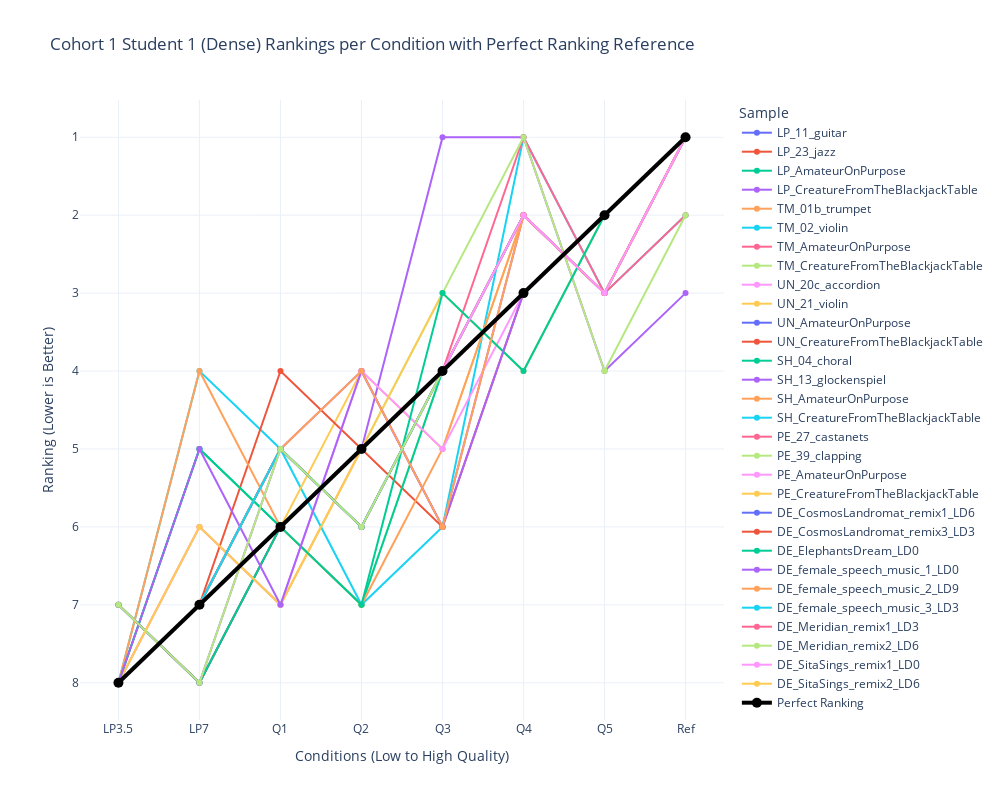

The notebook cell this image was saved under:
### Code cell
# Spaghetti plot for BSU1_1 rankings

# Reshape rankings data for Plotly
BSU1_1_rankings_df = pd.DataFrame(reversed_BSU1_1_rankings, columns=conditions)
BSU1_1_rankings_df['Sample'] = items

# Melt dataframe for better visualization
BSU1_1_rankings_df_melted = BSU1_1_rankings_df.melt(id_vars=['Sample'], var_name='Condition', value_name='Ranking')

BSU1_1_rankings_df_melted = pd.concat([BSU1_1_rankings_df_melted, perfect_df])

# Create plot
fig = px.line(BSU1_1_rankings_df_melted, x='Condition', y='Ranking', color='Sample', markers=True,
              title="Cohort 1 Student 1 (Dense) Rankings per Condition with Perfect Ranking Reference",
              labels={"Ranking": "Ranking (Lower is Better)", "Condition": "Conditions (Low to High Quality)"},
              template="plotly_white")

# Adjust figure dimensions
fig.update_layout(width=1000, height=800)

# Invert y-axis (lower ranks at top)
fig.update_yaxes(autorange="reversed")

# Modify the "Perfect Ranking" line to be more visible
fig.update_traces(
    selector=dict(name="Perfect Ranking"),
    line=dict(width=4, color='black'),
    marker=dict(size=10, color='black')
)

# Show figure
fig.show()

### Figure 1 — Plotly figure (JSON) as saved in the notebook; plotly's stock layout.template omitted (floating-point values rounded to 4 significant figures)
{"data": [{"hovertemplate": "Sample=LP_11_guitar<br>Conditions (Low to High Quality)=%{x}<br>Ranking (Lower is Better)=%{y}<extra></extra>", "legendgroup": "LP_11_guitar", "line": {"color": "#636efa", "dash": "solid"}, "marker": {"symbol": "circle"}, "mode": "lines+markers", "name": "LP_11_guitar", "orientation": "v", "showlegend": true, "type": "scatter", "x": ["LP3.5", "LP7", "Q1", "Q2", "Q3", "Q4", "Q5", "Ref"], "xaxis": "x", "y": [7, 8, 6, 5, 4, 2, 3, 1], "yaxis": "y"}, {"hovertemplate": "Sample=LP_23_jazz<br>Conditions (Low to High Quality)=%{x}<br>Ranking (Lower is Better)=%{y}<extra></extra>", "legendgroup": "LP_23_jazz", "line": {"color": "#EF553B", "dash": "solid"}, "marker": {"symbol": "circle"}, "mode": "lines+markers", "name": "LP_23_jazz", "orientation": "v", "showlegend": true, "type": "scatter", "x": ["LP3.5", "LP7", "Q1", "Q2", "Q3", "Q4", "Q5", "Ref"], "xaxis": "x", "y": [7, 8, 6, 5, 4, 2, 3, 1], "yaxis": "y"}, {"hovertemplate": "Sample=LP_AmateurOnPurpose<br>Conditions (Low to High Quality)=%{x}<br>Ranking (Lower is Better)=%{y}<extra></extra>", "legendgroup": "LP_AmateurOnPurpose", "line": {"color": "#00cc96", "dash": "solid"}, "marker": {"symbol": "circle"}, "mode": "lines+markers", "name": "LP_AmateurOnPurpose", "orientation": "v", "showlegend": true, "type": "scatter", "x": ["LP3.5", "LP7", "Q1", "Q2", "Q3", "Q4", "Q5", "Ref"], "xaxis": "x", "y": [7, 8, 6, 5, 4, 2, 3, 1], "yaxis": "y"}, {"hovertemplate": "Sample=LP_CreatureFromTheBlackjackTable<br>Conditions (Low to High Quality)=%{x}<br>Ranking (Lower is Better)=%{y}<extra></extra>", "legendgroup": "LP_CreatureFromTheBlackjackTable", "line": {"color": "#ab63fa", "dash": "solid"}, "marker": {"symbol": "circle"}, "mode": "lines+markers", "name": "LP_CreatureFromTheBlackjackTable", "orientation": "v", "showlegend": true, "type": "scatter", "x": ["LP3.5", "LP7", "Q1", "Q2", "Q3", "Q4", "Q5", "Ref"], "xaxis": "x", "y": [7, 8, 5, 4, 6, 2, 3, 1], "yaxis": "y"}, {"hovertemplate": "Sample=TM_01b_trumpet<br>Conditions (Low to High Quality)=%{x}<br>Ranking (Lower is Better)=%{y}<extra></extra>", "legendgroup": "TM_01b_trumpet", "line": {"color": "#FFA15A", "dash": "solid"}, "marker": {"symbol": "circle"}, "mode": "lines+markers", "name": "TM_01b_trumpet", "orientation": "v", "showlegend": true, "type": "scatter", "x": ["LP3.5", "LP7", "Q1", "Q2", "Q3", "Q4", "Q5", "Ref"], "xaxis": "x", "y": [8, 6, 7, 5, 4, 3, 2, 1], "yaxis": "y"}, {"hovertemplate": "Sample=TM_02_violin<br>Conditions (Low to High Quality)=%{x}<br>Ranking (Lower is Better)=%{y}<extra></extra>", "legendgroup": "TM_02_violin", "line": {"color": "#19d3f3", "dash": "solid"}, "marker": {"symbol": "circle"}, "mode": "lines+markers", "name": "TM_02_violin", "orientation": "v", "showlegend": true, "type": "scatter", "x": ["LP3.5", "LP7", "Q1", "Q2", "Q3", "Q4", "Q5", "Ref"], "xaxis": "x", "y": [8, 4, 5, 7, 6, 1, 3, 2], "yaxis": "y"}, {"hovertemplate": "Sample=TM_AmateurOnPurpose<br>Conditions (Low to High Quality)=%{x}<br>Ranking (Lower is Better)=%{y}<extra></extra>", "legendgroup": "TM_AmateurOnPurpose", "line": {"color": "#FF6692", "dash": "solid"}, "marker": {"symbol": "circle"}, "mode": "lines+markers", "name": "TM_AmateurOnPurpose", "orientation": "v", "showlegend": true, "type": "scatter", "x": ["LP3.5", "LP7", "Q1", "Q2", "Q3", "Q4", "Q5", "Ref"], "xaxis": "x", "y": [8, 7, 5, 6, 4, 3, 2, 1], "yaxis": "y"}, {"hovertemplate": "Sample=TM_CreatureFromTheBlackjackTable<br>Conditions (Low to High Quality)=%{x}<br>Ranking (Lower is Better)=%{y}<extra></extra>", "legendgroup": "TM_CreatureFromTheBlackjackTable", "line": {"color": "#B6E880", "dash": "solid"}, "marker": {"symbol": "circle"}, "mode": "lines+markers", "name": "TM_CreatureFromTheBlackjackTable", "orientation": "v", "showlegend": true, "type": "scatter", "x": ["LP3.5", "LP7", "Q1", "Q2", "Q3", "Q4", "Q5", "Ref"], "xaxis": "x", "y": [8, 5, 6, 7, 4, 3, 2, 1], "yaxis": "y"}, {"hovertemplate": "Sample=UN_20c_accordion<br>Conditions (Low to High Quality)=%{x}<br>Ranking (Lower is Better)=%{y}<extra></extra>", "legendgroup": "UN_20c_accordion", "line": {"color": "#FF97FF", "dash": "solid"}, "marker": {"symbol": "circle"}, "mode": "lines+markers", "name": "UN_20c_accordion", "orientation": "v", "showlegend": true, "type": "scatter", "x": ["LP3.5", "LP7", "Q1", "Q2", "Q3", "Q4", "Q5", "Ref"], "xaxis": "x", "y": [8, 7, 6, 5, 4, 3, 2, 1], "yaxis": "y"}, {"hovertemplate": "Sample=UN_21_violin<br>Conditions (Low to High Quality)=%{x}<br>Ranking (Lower is Better)=%{y}<extra></extra>", "legendgroup": "UN_21_violin", "line": {"color": "#FECB52", "dash": "solid"}, "marker": {"symbol": "circle"}, "mode": "lines+markers", "name": "UN_21_violin", "orientation": "v", "showlegend": true, "type": "scatter", "x": ["LP3.5", "LP7", "Q1", "Q2", "Q3", "Q4", "Q5", "Ref"], "xaxis": "x", "y": [8, 7, 6, 4, 5, 2, 3, 1], "yaxis": "y"}, {"hovertemplate": "Sample=UN_AmateurOnPurpose<br>Conditions (Low to High Quality)=%{x}<br>Ranking (Lower is Better)=%{y}<extra></extra>", "legendgroup": "UN_AmateurOnPurpose", "line": {"color": "#636efa", "dash": "solid"}, "marker": {"symbol": "circle"}, "mode": "lines+markers", "name": "UN_AmateurOnPurpose", "orientation": "v", "showlegend": true, "type": "scatter", "x": ["LP3.5", "LP7", "Q1", "Q2", "Q3", "Q4", "Q5", "Ref"], "xaxis": "x", "y": [8, 7, 5, 6, 4, 3, 2, 1], "yaxis": "y"}, {"hovertemplate": "Sample=UN_CreatureFromTheBlackjackTable<br>Conditions (Low to High Quality)=%{x}<br>Ranking (Lower is Better)=%{y}<extra></extra>", "legendgroup": "UN_CreatureFromTheBlackjackTable", "line": {"color": "#EF553B", "dash": "solid"}, "marker": {"symbol": "circle"}, "mode": "lines+markers", "name": "UN_CreatureFromTheBlackjackTable", "orientation": "v", "showlegend": true, "type": "scatter", "x": ["LP3.5", "LP7", "Q1", "Q2", "Q3", "Q4", "Q5", "Ref"], "xaxis": "x", "y": [8, 7, 4, 5, 6, 3, 2, 1], "yaxis": "y"}, {"hovertemplate": "Sample=SH_04_choral<br>Conditions (Low to High Quality)=%{x}<br>Ranking (Lower is Better)=%{y}<extra></extra>", "legendgroup": "SH_04_choral", "line": {"color": "#00cc96", "dash": "solid"}, "marker": {"symbol": "circle"}, "mode": "lines+markers", "name": "SH_04_choral", "orientation": "v", "showlegend": true, "type": "scatter", "x": ["LP3.5", "LP7", "Q1", "Q2", "Q3", "Q4", "Q5", "Ref"], "xaxis": "x", "y": [8, 5, 6, 7, 4, 3, 2, 1], "yaxis": "y"}, {"hovertemplate": "Sample=SH_13_glockenspiel<br>Conditions (Low to High Quality)=%{x}<br>Ranking (Lower is Better)=%{y}<extra></extra>", "legendgroup": "SH_13_glockenspiel", "line": {"color": "#ab63fa", "dash": "solid"}, "marker": {"symbol": "circle"}, "mode": "lines+markers", "name": "SH_13_glockenspiel", "orientation": "v", "showlegend": true, "type": "scatter", "x": ["LP3.5", "LP7", "Q1", "Q2", "Q3", "Q4", "Q5", "Ref"], "xaxis": "x", "y": [8, 7, 6, 5, 1, 1, 4, 3], "yaxis": "y"}, {"hovertemplate": "Sample=SH_AmateurOnPurpose<br>Conditions (Low to High Quality)=%{x}<br>Ranking (Lower is Better)=%{y}<extra></extra>", "legendgroup": "SH_AmateurOnPurpose", "line": {"color": "#FFA15A", "dash": "solid"}, "marker": {"symbol": "circle"}, "mode": "lines+markers", "name": "SH_AmateurOnPurpose", "orientation": "v", "showlegend": true, "type": "scatter", "x": ["LP3.5", "LP7", "Q1", "Q2", "Q3", "Q4", "Q5", "Ref"], "xaxis": "x", "y": [8, 4, 6, 7, 5, 2, 3, 1], "yaxis": "y"}, {"hovertemplate": "Sample=SH_CreatureFromTheBlackjackTable<br>Conditions (Low to High Quality)=%{x}<br>Ranking (Lower is Better)=%{y}<extra></extra>", "legendgroup": "SH_CreatureFromTheBlackjackTable", "line": {"color": "#19d3f3", "dash": "solid"}, "marker": {"symbol": "circle"}, "mode": "lines+markers", "name": "SH_CreatureFromTheBlackjackTable", "orientation": "v", "showlegend": true, "type": "scatter", "x": ["LP3.5", "LP7", "Q1", "Q2", "Q3", "Q4", "Q5", "Ref"], "xaxis": "x", "y": [8, 7, 6, 5, 4, 3, 2, 1], "yaxis": "y"}, {"hovertemplate": "Sample=PE_27_castanets<br>Conditions (Low to High Quality)=%{x}<br>Ranking (Lower is Better)=%{y}<extra></extra>", "legendgroup": "PE_27_castanets", "line": {"color": "#FF6692", "dash": "solid"}, "marker": {"symbol": "circle"}, "mode": "lines+markers", "name": "PE_27_castanets", "orientation": "v", "showlegend": true, "type": "scatter", "x": ["LP3.5", "LP7", "Q1", "Q2", "Q3", "Q4", "Q5", "Ref"], "xaxis": "x", "y": [8, 7, 6, 5, 4, 1, 3, 2], "yaxis": "y"}, {"hovertemplate": "Sample=PE_39_clapping<br>Conditions (Low to High Quality)=%{x}<br>Ranking (Lower is Better)=%{y}<extra></extra>", "legendgroup": "PE_39_clapping", "line": {"color": "#B6E880", "dash": "solid"}, "marker": {"symbol": "circle"}, "mode": "lines+markers", "name": "PE_39_clapping", "orientation": "v", "showlegend": true, "type": "scatter", "x": ["LP3.5", "LP7", "Q1", "Q2", "Q3", "Q4", "Q5", "Ref"], "xaxis": "x", "y": [8, 7, 6, 5, 3, 1, 4, 2], "yaxis": "y"}, {"hovertemplate": "Sample=PE_AmateurOnPurpose<br>Conditions (Low to High Quality)=%{x}<br>Ranking (Lower is Better)=%{y}<extra></extra>", "legendgroup": "PE_AmateurOnPurpose", "line": {"color": "#FF97FF", "dash": "solid"}, "marker": {"symbol": "circle"}, "mode": "lines+markers", "name": "PE_AmateurOnPurpose", "orientation": "v", "showlegend": true, "type": "scatter", "x": ["LP3.5", "LP7", "Q1", "Q2", "Q3", "Q4", "Q5", "Ref"], "xaxis": "x", "y": [8, 6, 7, 4, 5, 3, 2, 1], "yaxis": "y"}, {"hovertemplate": "Sample=PE_CreatureFromTheBlackjackTable<br>Conditions (Low to High Quality)=%{x}<br>Ranking (Lower is Better)=%{y}<extra></extra>", "legendgroup": "PE_CreatureFromTheBlackjackTable", "line": {"color": "#FECB52", "dash": "solid"}, "marker": {"symbol": "circle"}, "mode": "lines+markers", "name": "PE_CreatureFromTheBlackjackTable", "orientation": "v", "showlegend": true, "type": "scatter", "x": ["LP3.5", "LP7", "Q1", "Q2", "Q3", "Q4", "Q5", "Ref"], "xaxis": "x", "y": [8, 6, 7, 5, 3, 4, 2, 1], "yaxis": "y"}, {"hovertemplate": "Sample=DE_CosmosLandromat_remix1_LD6<br>Conditions (Low to High Quality)=%{x}<br>Ranking (Lower is Better)=%{y}<extra></extra>", "legendgroup": "DE_CosmosLandromat_remix1_LD6", "line": {"color": "#636efa", "dash": "solid"}, "marker": {"symbol": "circle"}, "mode": "lines+markers", "name": "DE_CosmosLandromat_remix1_LD6", "orientation": "v", "showlegend": true, "type": "scatter", "x": ["LP3.5", "LP7", "Q1", "Q2", "Q3", "Q4", "Q5", "Ref"], "xaxis": "x", "y": [8, 7, 5, 6, 4, 3, 2, 1], "yaxis": "y"}, {"hovertemplate": "Sample=DE_CosmosLandromat_remix3_LD3<br>Conditions (Low to High Quality)=%{x}<br>Ranking (Lower is Better)=%{y}<extra></extra>", "legendgroup": "DE_CosmosLandromat_remix3_LD3", "line": {"color": "#EF553B", "dash": "solid"}, "marker": {"symbol": "circle"}, "mode": "lines+markers", "name": "DE_CosmosLandromat_remix3_LD3", "orientation": "v", "showlegend": true, "type": "scatter", "x": ["LP3.5", "LP7", "Q1", "Q2", "Q3", "Q4", "Q5", "Ref"], "xaxis": "x", "y": [8, 7, 5, 6, 4, 3, 2, 1], "yaxis": "y"}, {"hovertemplate": "Sample=DE_ElephantsDream_LD0<br>Conditions (Low to High Quality)=%{x}<br>Ranking (Lower is Better)=%{y}<extra></extra>", "legendgroup": "DE_ElephantsDream_LD0", "line": {"color": "#00cc96", "dash": "solid"}, "marker": {"symbol": "circle"}, "mode": "lines+markers", "name": "DE_ElephantsDream_LD0", "orientation": "v", "showlegend": true, "type": "scatter", "x": ["LP3.5", "LP7", "Q1", "Q2", "Q3", "Q4", "Q5", "Ref"], "xaxis": "x", "y": [8, 5, 6, 7, 3, 4, 2, 1], "yaxis": "y"}, {"hovertemplate": "Sample=DE_female_speech_music_1_LD0<br>Conditions (Low to High Quality)=%{x}<br>Ranking (Lower is Better)=%{y}<extra></extra>", "legendgroup": "DE_female_speech_music_1_LD0", "line": {"color": "#ab63fa", "dash": "solid"}, "marker": {"symbol": "circle"}, "mode": "lines+markers", "name": "DE_female_speech_music_1_LD0", "orientation": "v", "showlegend": true, "type": "scatter", "x": ["LP3.5", "LP7", "Q1", "Q2", "Q3", "Q4", "Q5", "Ref"], "xaxis": "x", "y": [8, 5, 7, 4, 6, 3, 2, 1], "yaxis": "y"}, {"hovertemplate": "Sample=DE_female_speech_music_2_LD9<br>Conditions (Low to High Quality)=%{x}<br>Ranking (Lower is Better)=%{y}<extra></extra>", "legendgroup": "DE_female_speech_music_2_LD9", "line": {"color": "#FFA15A", "dash": "solid"}, "marker": {"symbol": "circle"}, "mode": "lines+markers", "name": "DE_female_speech_music_2_LD9", "orientation": "v", "showlegend": true, "type": "scatter", "x": ["LP3.5", "LP7", "Q1", "Q2", "Q3", "Q4", "Q5", "Ref"], "xaxis": "x", "y": [8, 7, 5, 4, 6, 2, 3, 1], "yaxis": "y"}, {"hovertemplate": "Sample=DE_female_speech_music_3_LD3<br>Conditions (Low to High Quality)=%{x}<br>Ranking (Lower is Better)=%{y}<extra></extra>", "legendgroup": "DE_female_speech_music_3_LD3", "line": {"color": "#19d3f3", "dash": "solid"}, "marker": {"symbol": "circle"}, "mode": "lines+markers", "name": "DE_female_speech_music_3_LD3", "orientation": "v", "showlegend": true, "type": "scatter", "x": ["LP3.5", "LP7", "Q1", "Q2", "Q3", "Q4", "Q5", "Ref"], "xaxis": "x", "y": [8, 7, 5, 6, 4, 3, 2, 1], "yaxis": "y"}, {"hovertemplate": "Sample=DE_Meridian_remix1_LD3<br>Conditions (Low to High Quality)=%{x}<br>Ranking (Lower is Better)=%{y}<extra></extra>", "legendgroup": "DE_Meridian_remix1_LD3", "line": {"color": "#FF6692", "dash": "solid"}, "marker": {"symbol": "circle"}, "mode": "lines+markers", "name": "DE_Meridian_remix1_LD3", "orientation": "v", "showlegend": true, "type": "scatter", "x": ["LP3.5", "LP7", "Q1", "Q2", "Q3", "Q4", "Q5", "Ref"], "xaxis": "x", "y": [8, 7, 6, 5, 4, 2, 3, 1], "yaxis": "y"}, {"hovertemplate": "Sample=DE_Meridian_remix2_LD6<br>Conditions (Low to High Quality)=%{x}<br>Ranking (Lower is Better)=%{y}<extra></extra>", "legendgroup": "DE_Meridian_remix2_LD6", "line": {"color": "#B6E880", "dash": "solid"}, "marker": {"symbol": "circle"}, "mode": "lines+markers", "name": "DE_Meridian_remix2_LD6", "orientation": "v", "showlegend": true, "type": "scatter", "x": ["LP3.5", "LP7", "Q1", "Q2", "Q3", "Q4", "Q5", "Ref"], "xaxis": "x", "y": [7, 8, 5, 6, 4, 3, 2, 1], "yaxis": "y"}, {"hovertemplate": "Sample=DE_SitaSings_remix1_LD0<br>Conditions (Low to High Quality)=%{x}<br>Ranking (Lower is Better)=%{y}<extra></extra>", "legendgroup": "DE_SitaSings_remix1_LD0", "line": {"color": "#FF97FF", "dash": "solid"}, "marker": {"symbol": "circle"}, "mode": "lines+markers", "name": "DE_SitaSings_remix1_LD0", "orientation": "v", "showlegend": true, "type": "scatter", "x": ["LP3.5", "LP7", "Q1", "Q2", "Q3", "Q4", "Q5", "Ref"], "xaxis": "x", "y": [8, 7, 6, 5, 4, 2, 3, 1], "yaxis": "y"}, {"hovertemplate": "Sample=DE_SitaSings_remix2_LD6<br>Conditions (Low to High Quality)=%{x}<br>Ranking (Lower is Better)=%{y}<extra></extra>", "legendgroup": "DE_SitaSings_remix2_LD6", "line": {"color": "#FECB52", "dash": "solid"}, "marker": {"symbol": "circle"}, "mode": "lines+markers", "name": "DE_SitaSings_remix2_LD6", "orientation": "v", "showlegend": true, "type": "scatter", "x": ["LP3.5", "LP7", "Q1", "Q2", "Q3", "Q4", "Q5", "Ref"], "xaxis": "x", "y": [8, 7, 6, 5, 4, 3, 2, 1], "yaxis": "y"}, {"hovertemplate": "Sample=Perfect Ranking<br>Conditions (Low to High Quality)=%{x}<br>Ranking (Lower is Better)=%{y}<extra></extra>", "legendgroup": "Perfect Ranking", "line": {"color": "black", "dash": "solid", "width": 4}, "marker": {"color": "black", "size": 10, "symbol": "circle"}, "mode": "lines+markers", "name": "Perfect Ranking", "orientation": "v", "showlegend": true, "type": "scatter", "x": ["LP3.5", "LP7", "Q1", "Q2", "Q3", "Q4", "Q5", "Ref"], "xaxis": "x", "y": [8, 7, 6, 5, 4, 3, 2, 1], "yaxis": "y"}], "layout": {"height": 800, "legend": {"title": {"text": "Sample"}, "tracegroupgap": 0}, "title": {"text": "Cohort 1 Student 1 (Dense) Rankings per Condition with Perfect Ranking Reference"}, "width": 1000, "xaxis": {"anchor": "y", "domain": [0, 1], "title": {"text": "Conditions (Low to High Quality)"}}, "yaxis": {"anchor": "x", "autorange": "reversed", "domain": [0, 1], "title": {"text": "Ranking (Lower is Better)"}}}}
